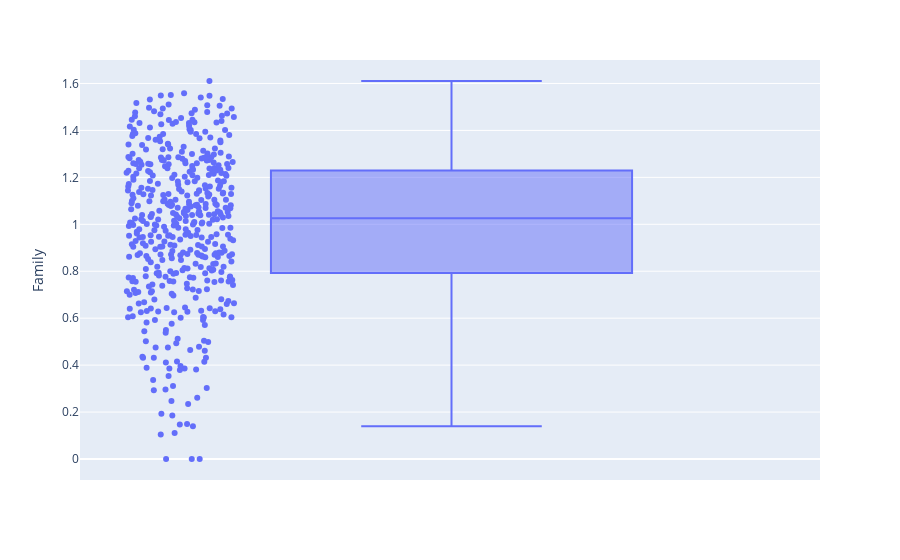

This figure's notebook cell:
### Code cell
fig = px.box(df, y='Family', hover_name='Country', points='all')
fig.show()

### Figure 1 — Plotly figure (JSON) as saved in the notebook; plotly's stock layout.template omitted (floating-point values rounded to 4 significant figures; data arrays with more than 128 entries replaced by an {"elided": "..."} marker saying what was removed)
{"data": [{"alignmentgroup": "True", "boxpoints": "all", "hovertemplate": "<b>%{hovertext}</b><br><br>Family=%{y}<extra></extra>", "hovertext": {"elided": "470 str values"}, "legendgroup": "", "marker": {"color": "#636efa"}, "name": "", "notched": false, "offsetgroup": "", "orientation": "v", "showlegend": false, "type": "box", "x0": " ", "xaxis": "x", "y": {"elided": "470 float values"}, "y0": " ", "yaxis": "y"}], "layout": {"boxmode": "group", "legend": {"tracegroupgap": 0}, "margin": {"t": 60}, "xaxis": {"anchor": "y", "domain": [0, 1]}, "yaxis": {"anchor": "x", "domain": [0, 1], "title": {"text": "Family"}}}}
